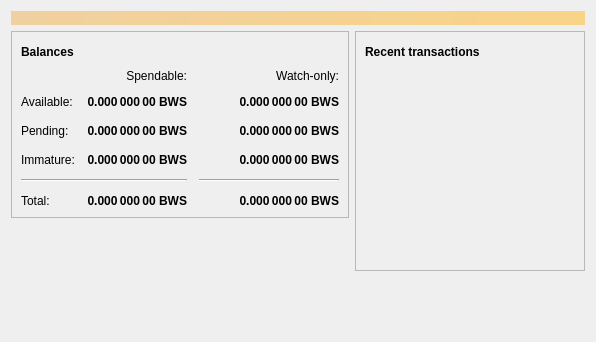
<?xml version="1.0" encoding="UTF-8"?>
<ui version="4.0">
 <class>OverviewPage</class>
 <widget class="QWidget" name="OverviewPage">
  <property name="geometry">
   <rect>
    <x>0</x>
    <y>0</y>
    <width>596</width>
    <height>342</height>
   </rect>
  </property>
  <property name="windowTitle">
   <string>Form</string>
  </property>
  <layout class="QVBoxLayout" name="topLayout">
   <item>
    <widget class="QLabel" name="labelAlerts">
     <property name="visible">
      <bool>false</bool>
     </property>
     <property name="styleSheet">
      <string notr="true">QLabel { background-color: qlineargradient(x1: 0, y1: 0, x2: 1, y2: 0, stop:0 #F0D0A0, stop:1 #F8D488); color:#000000; }</string>
     </property>
     <property name="wordWrap">
      <bool>true</bool>
     </property>
     <property name="margin">
      <number>3</number>
     </property>
     <property name="textInteractionFlags">
      <set>Qt::TextSelectableByMouse</set>
     </property>
    </widget>
   </item>
   <item>
    <layout class="QHBoxLayout" name="horizontalLayout" stretch="1,1">
     <item>
      <layout class="QVBoxLayout" name="verticalLayout_2">
       <item>
        <widget class="QFrame" name="frame">
         <property name="frameShape">
          <enum>QFrame::StyledPanel</enum>
         </property>
         <property name="frameShadow">
          <enum>QFrame::Raised</enum>
         </property>
         <layout class="QVBoxLayout" name="verticalLayout_4">
          <item>
           <layout class="QHBoxLayout" name="horizontalLayout_4">
            <item>
             <widget class="QLabel" name="label_5">
              <property name="font">
               <font>
                <weight>75</weight>
                <bold>true</bold>
               </font>
              </property>
              <property name="text">
               <string>Balances</string>
              </property>
             </widget>
            </item>
            <item>
             <widget class="QPushButton" name="labelWalletStatus">
              <property name="enabled">
               <bool>true</bool>
              </property>
              <property name="maximumSize">
               <size>
                <width>30</width>
                <height>16777215</height>
               </size>
              </property>
              <property name="toolTip">
               <string>The displayed information may be out of date. Your wallet automatically synchronizes with the BWS Coin network after a connection is established, but this process has not completed yet.</string>
              </property>
              <property name="text">
               <string/>
              </property>
              <property name="icon">
               <iconset resource="../bwscoin.qrc">
                <normaloff>:/icons/warning</normaloff>
                <disabledoff>:/icons/warning</disabledoff>:/icons/warning</iconset>
              </property>
              <property name="iconSize">
               <size>
                <width>24</width>
                <height>24</height>
               </size>
              </property>
              <property name="flat">
               <bool>true</bool>
              </property>
             </widget>
            </item>
            <item>
             <spacer name="horizontalSpacer_3">
              <property name="orientation">
               <enum>Qt::Horizontal</enum>
              </property>
              <property name="sizeHint" stdset="0">
               <size>
                <width>40</width>
                <height>20</height>
               </size>
              </property>
             </spacer>
            </item>
           </layout>
          </item>
          <item>
           <layout class="QGridLayout" name="gridLayout">
            <property name="spacing">
             <number>12</number>
            </property>
            <item row="2" column="2">
             <widget class="QLabel" name="labelWatchPending">
              <property name="font">
               <font>
                <weight>75</weight>
                <bold>true</bold>
               </font>
              </property>
              <property name="cursor">
               <cursorShape>IBeamCursor</cursorShape>
              </property>
              <property name="toolTip">
               <string>Unconfirmed transactions to watch-only addresses</string>
              </property>
              <property name="text">
               <string notr="true">0.000 000 00 BWS</string>
              </property>
              <property name="alignment">
               <set>Qt::AlignRight|Qt::AlignTrailing|Qt::AlignVCenter</set>
              </property>
              <property name="textInteractionFlags">
               <set>Qt::LinksAccessibleByMouse|Qt::TextSelectableByKeyboard|Qt::TextSelectableByMouse</set>
              </property>
             </widget>
            </item>
            <item row="2" column="1">
             <widget class="QLabel" name="labelUnconfirmed">
              <property name="font">
               <font>
                <weight>75</weight>
                <bold>true</bold>
               </font>
              </property>
              <property name="cursor">
               <cursorShape>IBeamCursor</cursorShape>
              </property>
              <property name="toolTip">
               <string>Total of transactions that have yet to be confirmed, and do not yet count toward the spendable balance</string>
              </property>
              <property name="text">
               <string notr="true">0.000 000 00 BWS</string>
              </property>
              <property name="alignment">
               <set>Qt::AlignRight|Qt::AlignTrailing|Qt::AlignVCenter</set>
              </property>
              <property name="textInteractionFlags">
               <set>Qt::LinksAccessibleByMouse|Qt::TextSelectableByKeyboard|Qt::TextSelectableByMouse</set>
              </property>
             </widget>
            </item>
            <item row="3" column="2">
             <widget class="QLabel" name="labelWatchImmature">
              <property name="font">
               <font>
                <weight>75</weight>
                <bold>true</bold>
               </font>
              </property>
              <property name="cursor">
               <cursorShape>IBeamCursor</cursorShape>
              </property>
              <property name="toolTip">
               <string>Mined balance in watch-only addresses that has not yet matured</string>
              </property>
              <property name="text">
               <string notr="true">0.000 000 00 BWS</string>
              </property>
              <property name="alignment">
               <set>Qt::AlignRight|Qt::AlignTrailing|Qt::AlignVCenter</set>
              </property>
              <property name="textInteractionFlags">
               <set>Qt::LinksAccessibleByMouse|Qt::TextSelectableByKeyboard|Qt::TextSelectableByMouse</set>
              </property>
             </widget>
            </item>
            <item row="4" column="0" colspan="2">
             <widget class="Line" name="line">
              <property name="orientation">
               <enum>Qt::Horizontal</enum>
              </property>
             </widget>
            </item>
            <item row="4" column="2">
             <widget class="Line" name="lineWatchBalance">
              <property name="sizePolicy">
               <sizepolicy hsizetype="Preferred" vsizetype="Fixed">
                <horstretch>0</horstretch>
                <verstretch>0</verstretch>
               </sizepolicy>
              </property>
              <property name="minimumSize">
               <size>
                <width>140</width>
                <height>0</height>
               </size>
              </property>
              <property name="orientation">
               <enum>Qt::Horizontal</enum>
              </property>
             </widget>
            </item>
            <item row="5" column="0">
             <widget class="QLabel" name="labelTotalText">
              <property name="text">
               <string>Total:</string>
              </property>
             </widget>
            </item>
            <item row="3" column="1">
             <widget class="QLabel" name="labelImmature">
              <property name="font">
               <font>
                <weight>75</weight>
                <bold>true</bold>
               </font>
              </property>
              <property name="cursor">
               <cursorShape>IBeamCursor</cursorShape>
              </property>
              <property name="toolTip">
               <string>Mined balance that has not yet matured</string>
              </property>
              <property name="text">
               <string notr="true">0.000 000 00 BWS</string>
              </property>
              <property name="alignment">
               <set>Qt::AlignRight|Qt::AlignTrailing|Qt::AlignVCenter</set>
              </property>
              <property name="textInteractionFlags">
               <set>Qt::LinksAccessibleByMouse|Qt::TextSelectableByKeyboard|Qt::TextSelectableByMouse</set>
              </property>
             </widget>
            </item>
            <item row="2" column="3">
             <spacer name="horizontalSpacer_2">
              <property name="orientation">
               <enum>Qt::Horizontal</enum>
              </property>
              <property name="sizeHint" stdset="0">
               <size>
                <width>40</width>
                <height>20</height>
               </size>
              </property>
             </spacer>
            </item>
            <item row="3" column="0">
             <widget class="QLabel" name="labelImmatureText">
              <property name="text">
               <string>Immature:</string>
              </property>
             </widget>
            </item>
            <item row="5" column="1">
             <widget class="QLabel" name="labelTotal">
              <property name="font">
               <font>
                <weight>75</weight>
                <bold>true</bold>
               </font>
              </property>
              <property name="cursor">
               <cursorShape>IBeamCursor</cursorShape>
              </property>
              <property name="toolTip">
               <string>Your current total balance</string>
              </property>
              <property name="text">
               <string notr="true">0.000 000 00 BWS</string>
              </property>
              <property name="alignment">
               <set>Qt::AlignRight|Qt::AlignTrailing|Qt::AlignVCenter</set>
              </property>
              <property name="textInteractionFlags">
               <set>Qt::LinksAccessibleByMouse|Qt::TextSelectableByKeyboard|Qt::TextSelectableByMouse</set>
              </property>
             </widget>
            </item>
            <item row="5" column="2">
             <widget class="QLabel" name="labelWatchTotal">
              <property name="font">
               <font>
                <weight>75</weight>
                <bold>true</bold>
               </font>
              </property>
              <property name="cursor">
               <cursorShape>IBeamCursor</cursorShape>
              </property>
              <property name="toolTip">
               <string>Current total balance in watch-only addresses</string>
              </property>
              <property name="text">
               <string notr="true">0.000 000 00 BWS</string>
              </property>
              <property name="alignment">
               <set>Qt::AlignRight|Qt::AlignTrailing|Qt::AlignVCenter</set>
              </property>
              <property name="textInteractionFlags">
               <set>Qt::LinksAccessibleByMouse|Qt::TextSelectableByKeyboard|Qt::TextSelectableByMouse</set>
              </property>
             </widget>
            </item>
            <item row="0" column="2">
             <widget class="QLabel" name="labelWatchonly">
              <property name="text">
               <string>Watch-only:</string>
              </property>
              <property name="alignment">
               <set>Qt::AlignRight|Qt::AlignTrailing|Qt::AlignVCenter</set>
              </property>
             </widget>
            </item>
            <item row="1" column="0">
             <widget class="QLabel" name="labelBalanceText">
              <property name="text">
               <string>Available:</string>
              </property>
             </widget>
            </item>
            <item row="1" column="1">
             <widget class="QLabel" name="labelBalance">
              <property name="font">
               <font>
                <weight>75</weight>
                <bold>true</bold>
               </font>
              </property>
              <property name="cursor">
               <cursorShape>IBeamCursor</cursorShape>
              </property>
              <property name="toolTip">
               <string>Your current spendable balance</string>
              </property>
              <property name="text">
               <string notr="true">0.000 000 00 BWS</string>
              </property>
              <property name="alignment">
               <set>Qt::AlignRight|Qt::AlignTrailing|Qt::AlignVCenter</set>
              </property>
              <property name="textInteractionFlags">
               <set>Qt::LinksAccessibleByMouse|Qt::TextSelectableByKeyboard|Qt::TextSelectableByMouse</set>
              </property>
             </widget>
            </item>
            <item row="1" column="2">
             <widget class="QLabel" name="labelWatchAvailable">
              <property name="font">
               <font>
                <weight>75</weight>
                <bold>true</bold>
               </font>
              </property>
              <property name="cursor">
               <cursorShape>IBeamCursor</cursorShape>
              </property>
              <property name="toolTip">
               <string>Your current balance in watch-only addresses</string>
              </property>
              <property name="text">
               <string notr="true">0.000 000 00 BWS</string>
              </property>
              <property name="alignment">
               <set>Qt::AlignRight|Qt::AlignTrailing|Qt::AlignVCenter</set>
              </property>
              <property name="textInteractionFlags">
               <set>Qt::LinksAccessibleByMouse|Qt::TextSelectableByKeyboard|Qt::TextSelectableByMouse</set>
              </property>
             </widget>
            </item>
            <item row="2" column="0">
             <widget class="QLabel" name="labelPendingText">
              <property name="text">
               <string>Pending:</string>
              </property>
             </widget>
            </item>
            <item row="0" column="1">
             <widget class="QLabel" name="labelSpendable">
              <property name="text">
               <string>Spendable:</string>
              </property>
              <property name="alignment">
               <set>Qt::AlignRight|Qt::AlignTrailing|Qt::AlignVCenter</set>
              </property>
             </widget>
            </item>
           </layout>
          </item>
         </layout>
        </widget>
       </item>
       <item>
        <spacer name="verticalSpacer">
         <property name="orientation">
          <enum>Qt::Vertical</enum>
         </property>
         <property name="sizeHint" stdset="0">
          <size>
           <width>20</width>
           <height>40</height>
          </size>
         </property>
        </spacer>
       </item>
      </layout>
     </item>
     <item>
      <layout class="QVBoxLayout" name="verticalLayout_3">
       <item>
        <widget class="QFrame" name="frame_2">
         <property name="frameShape">
          <enum>QFrame::StyledPanel</enum>
         </property>
         <property name="frameShadow">
          <enum>QFrame::Raised</enum>
         </property>
         <layout class="QVBoxLayout" name="verticalLayout">
          <item>
           <layout class="QHBoxLayout" name="horizontalLayout_2">
            <item>
             <widget class="QLabel" name="label_4">
              <property name="font">
               <font>
                <weight>75</weight>
                <bold>true</bold>
               </font>
              </property>
              <property name="text">
               <string>Recent transactions</string>
              </property>
             </widget>
            </item>
            <item>
             <widget class="QPushButton" name="labelTransactionsStatus">
              <property name="enabled">
               <bool>true</bool>
              </property>
              <property name="maximumSize">
               <size>
                <width>30</width>
                <height>16777215</height>
               </size>
              </property>
              <property name="toolTip">
               <string>The displayed information may be out of date. Your wallet automatically synchronizes with the BWS Coin network after a connection is established, but this process has not completed yet.</string>
              </property>
              <property name="text">
               <string/>
              </property>
              <property name="icon">
               <iconset resource="../bwscoin.qrc">
                <normaloff>:/icons/warning</normaloff>
                <disabledoff>:/icons/warning</disabledoff>:/icons/warning</iconset>
              </property>
              <property name="iconSize">
               <size>
                <width>24</width>
                <height>24</height>
               </size>
              </property>
              <property name="flat">
               <bool>true</bool>
              </property>
             </widget>
            </item>
            <item>
             <spacer name="horizontalSpacer">
              <property name="orientation">
               <enum>Qt::Horizontal</enum>
              </property>
              <property name="sizeHint" stdset="0">
               <size>
                <width>40</width>
                <height>20</height>
               </size>
              </property>
             </spacer>
            </item>
           </layout>
          </item>
          <item>
           <widget class="QListView" name="listTransactions">
            <property name="styleSheet">
             <string notr="true">QListView { background: transparent; }</string>
            </property>
            <property name="frameShape">
             <enum>QFrame::NoFrame</enum>
            </property>
            <property name="verticalScrollBarPolicy">
             <enum>Qt::ScrollBarAlwaysOff</enum>
            </property>
            <property name="horizontalScrollBarPolicy">
             <enum>Qt::ScrollBarAlwaysOff</enum>
            </property>
            <property name="selectionMode">
             <enum>QAbstractItemView::NoSelection</enum>
            </property>
           </widget>
          </item>
         </layout>
        </widget>
       </item>
       <item>
        <spacer name="verticalSpacer_2">
         <property name="orientation">
          <enum>Qt::Vertical</enum>
         </property>
         <property name="sizeHint" stdset="0">
          <size>
           <width>20</width>
           <height>40</height>
          </size>
         </property>
        </spacer>
       </item>
      </layout>
     </item>
    </layout>
   </item>
  </layout>
 </widget>
 <resources/>
 <connections/>
</ui>
